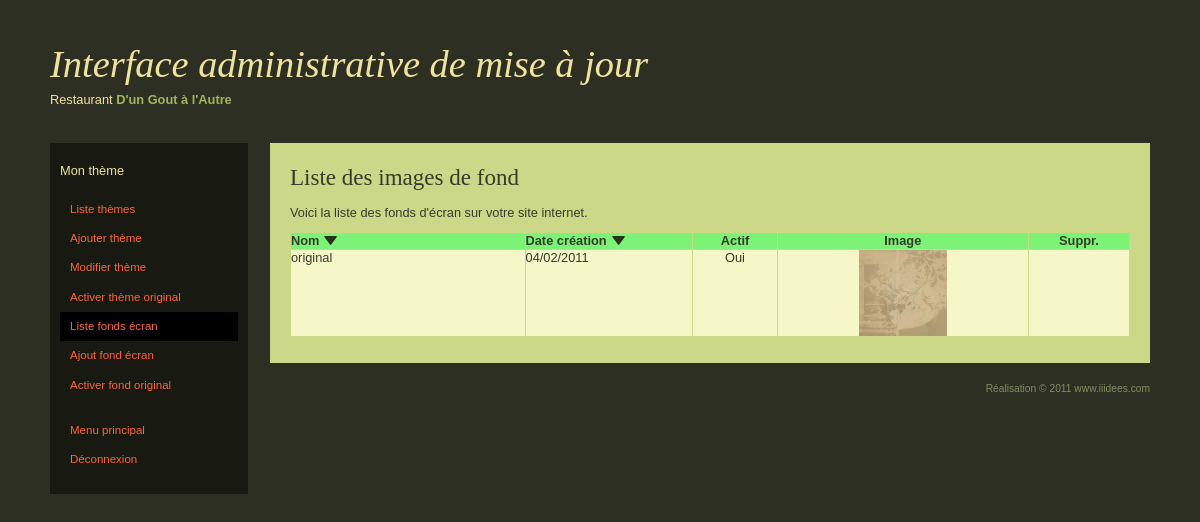
Screenshot of /iagdugala/imgf_list.php (signed in) with the database file from the repository.
### tables this page shows
CREATE TABLE IF NOT EXISTS `photofond` (
  `id` int(10) unsigned NOT NULL AUTO_INCREMENT,
  `nom` varchar(45) DEFAULT NULL,
  `datecreer` datetime NOT NULL,
  `nomfichier` varchar(45) NOT NULL,
  `IsActive` tinyint(4) NOT NULL DEFAULT '0',
  `nomThumb` varchar(80) NOT NULL,
  PRIMARY KEY (`id`)
);

### iagdugala/imgf_list.php (the view, shortened to what this page needs)
<?php
	include('../inclusion/admintete.php');
	echo '<h2>Liste des images de fond</h2>';
	$display = 6;
	if ((isset($_GET['s'])) && (is_numeric($_GET['s']))) {
		$start = $_GET['s'];
	} else {
		$start = 0;
	}
	$sort = (isset($_GET['sort'])) ? $_GET['sort'] : 'n';
	switch($sort){
		default :
			$order_by = "nom ASC";
			break;
	}
	$q = "SELECT id, nom, DATE_FORMAT(datecreer, '%d/%m/%Y') AS ladate, IsActive,nomThumb FROM photofond ORDER BY $order_by LIMIT $start, $display";
	$r = @mysqli_query($dbc, $q);
	echo "<p>Voici la liste des fonds d'écran sur votre site internet.</p>";
	echo '<table width="100%" border="0" cellpadding="0" cellspacing="1">
	<tr bgcolor="#7cf376" valign="top">
	<td width="28%" align="left"><b>Nom</b><a href="imgf_list.php?sort=n" title="Cliquez ici pour afficher les fonds par ordre alphab&eacute;tique"><img src="../images/arrdown.jpg" border="0" width="23" height="11" /></a>
	<td width="20%" align="left"><b>Date création</b><a href="imgf_list.php?sort=d" title="Cliquez ici pour afficher les fonds par ordre date de création"><img src="../images/arrdown.jpg" border="0" width="23" height="11" /></a>
	<td width="10%" align="center"><b>Actif</b></td>
	<td align="center"><b>Image</td>
	<td width="12%" align="center"><b>Suppr.</b></td>
	</tr>';
	$bg = '#c8f7ee';
	while ($row = mysqli_fetch_array($r, MYSQLI_ASSOC)) {
		$bg = ($bg=='#c8f7ee' ? '#f6f7c8' : '#c8f7ee');
		echo '<tr bgcolor="' . $bg . '" valign="top">
		<td width="28%">' . $row['nom'] . '</td>
		<td width="20%">' . $row['ladate'] . '</td>
		<td width="10%" align="center">';
		if ($row['IsActive'] == 0){
			echo '<a href="actiimgf.php?imgid=' . $row['id'] . '" title="Cliquez ici pour activer ce fond d\'écran sur le site internet.">Non</a>';
		}else{
			echo 'Oui';
		}
		$image = $row['nomThumb'];
		$piece = explode('.',$image);
		$photo = '../images/' . $piece[0] . '_th.' . $piece[1];
		$size = getimagesize($photo);
		echo '<td align="center"><img src="' . $photo . '" border="0" width ="' . round($size[0]/2) . '" height="' . round($size[1]/2) . '" title="fond d\'écran : ' . $row['nom'] . '." alt="fond d\'écran : ' . $row['nom'] . '." /></td>';
		if (($row['IsActive'] == 0) && ($row['id'] != 1)){
			echo '<td width="12%" align="center"><a href="delimgf.php?imgid=' . $row['id'] . '" title="Cliquez ici pour supprimer définitevement ce fond d\'écran de votre site internet." onClick="if(confirm(\'Voulez-vous vraiment supprimer ce fond ?\')) return true; else return false;">Suppr.</a></td>';
		}else{
			echo '<td width="12%"></td>';
		}
		echo '</tr>';
	}
	echo '</table>';
		echo '<br />';
		include('../inclusion/adminpied.php');
?>

### css/admin.css (style rules this page uses)
html { font-size: 100%; }
body { margin: 0; padding: 10px 20px; font-family: Verdana, "Bitstream Vera Sans", "Lucida Grande", sans-serif; font-size: .8em; line-height: 1.25; color: black; background: white; }
h1, h2, h3, h4, h5, h6 { margin: 1em 0 .5em 0; }
h1, h2 { font-family: Georgia, "Bitstream Vera Serif", Norasi, serif; font-weight: normal; }
h2 { font-size: 1.8em; }
p { margin: .75em 0; }
a { color: mediumblue; text-decoration: underline; }
a img { border: none; }
body { color: #F0E39E; background: #2C2F22; }
a { color: #FF6533; }
#contenu a { color: #332510; }
body { padding: 20px 50px; }
#contenu > :first-child { margin-top: 10px; }
#contenu p, #contenu li { line-height: 1.5; }

### rows the page displays
photofond: nom "original", ladate "04/02/2011", IsActive "Oui", nom (picture)

### other values shown
$cetpage[$i]['no'] "Liste thèmes"
$cetpage[$i]['no'] "Ajouter thème"
$cetpage[$i]['no'] "Modifier thème"
$cetpage[$i]['no'] "Activer thème original"
$cetpage[$i]['no'] "Liste fonds écran"
$cetpage[$i]['no'] "Ajout fond écran"
$cetpage[$i]['no'] "Activer fond original"
